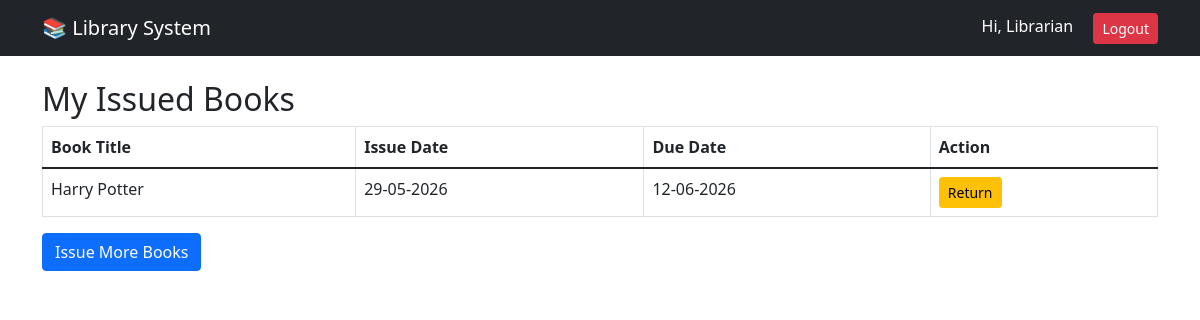
Screenshot of /my_books (signed in) with the database file from the repository.
### app.py (models this page shows)
class User(UserMixin, db.Model):
    id = db.Column(db.Integer, primary_key=True)
    name = db.Column(db.String(100), nullable=False)
    email = db.Column(db.String(120), unique=True, nullable=False)
    password = db.Column(db.String(200), nullable=False)
    role = db.Column(db.String(20), default='student')

class Issue(db.Model):
    id = db.Column(db.Integer, primary_key=True)
    user_id = db.Column(db.Integer, db.ForeignKey('user.id'), nullable=False)
    book_id = db.Column(db.Integer, db.ForeignKey('book.id'), nullable=False)
    issue_date = db.Column(db.DateTime, default=datetime.utcnow)
    return_date = db.Column(db.DateTime)
    actual_return_date = db.Column(db.DateTime)
    fine = db.Column(db.Integer, default=0)
    status = db.Column(db.String(20), default='Issued')
    user = db.relationship('User', backref='issues')
    book = db.relationship('Book', backref='issues')

class Book(db.Model):
    id = db.Column(db.Integer, primary_key=True)
    title = db.Column(db.String(200), nullable=False)
    author = db.Column(db.String(100), nullable=False)
    isbn = db.Column(db.String(20), unique=True)
    category = db.Column(db.String(50))
    total_copies = db.Column(db.Integer, default=1)
    available_copies = db.Column(db.Integer, default=1)

### app.py (the view)
@app.route('/my_books')
@login_required
def my_books():
    issued_books = Issue.query.filter_by(user_id=current_user.id, status='Issued').all()
    return render_template('my_books.html', issues=issued_books)

### app.py (called while the page is built)
@login_manager.user_loader
def load_user(user_id):
    return User.query.get(int(user_id))

### templates/my_books.html
{% extends "base.html" %}
{% block content %}
<h2>My Issued Books</h2>
<table class="table table-bordered">
    <thead>
        <tr>
            <th>Book Title</th>
            <th>Issue Date</th>
            <th>Due Date</th>
            <th>Action</th>
        </tr>
    </thead>
    <tbody>
        {% for issue in issues %}
        <tr>
            <td>{{ issue.book.title }}</td>
            <td>{{ issue.issue_date.strftime('%d-%m-%Y') }}</td>
            <td>{{ issue.return_date.strftime('%d-%m-%Y') }}</td>
            <td>
                <a href="/return_book/{{ issue.id }}" class="btn btn-warning btn-sm">Return</a>
            </td>
        </tr>
        {% else %}
        <tr><td colspan="4" class="text-center">No books issued!</td></tr>
        {% endfor %}
    </tbody>
</table>
<a href="/books" class="btn btn-primary">Issue More Books</a>
{% endblock %}

### templates/base.html (shortened to what this page needs)
<!DOCTYPE html>
<html>
<head>
    <link href="https://cdn.jsdelivr.net/npm/bootstrap@5.1.3/dist/css/bootstrap.min.css" rel="stylesheet">
</head>
<body>
    <nav class="navbar navbar-dark bg-dark">
        <div class="container">
            <a class="navbar-brand" href="/">📚 Library System</a>
            <div>
                {% if current_user.is_authenticated %}
                    <span class="text-white me-3">Hi, {{ current_user.name }}</span>
                    <a class="btn btn-danger btn-sm" href="/logout">Logout</a>
                {% else %}
                    <a class="btn btn-primary btn-sm" href="/login">Login</a>
                {% endif %}
            </div>
        </div>
    </nav>
    <div class="container mt-4">
        {% block content %}{% endblock %}
    </div>
</body>
</html>

### rows the page displays
User: name "Librarian"
Issue: book "Harry Potter", issue_date "29-05-2026", return_date "12-06-2026"
